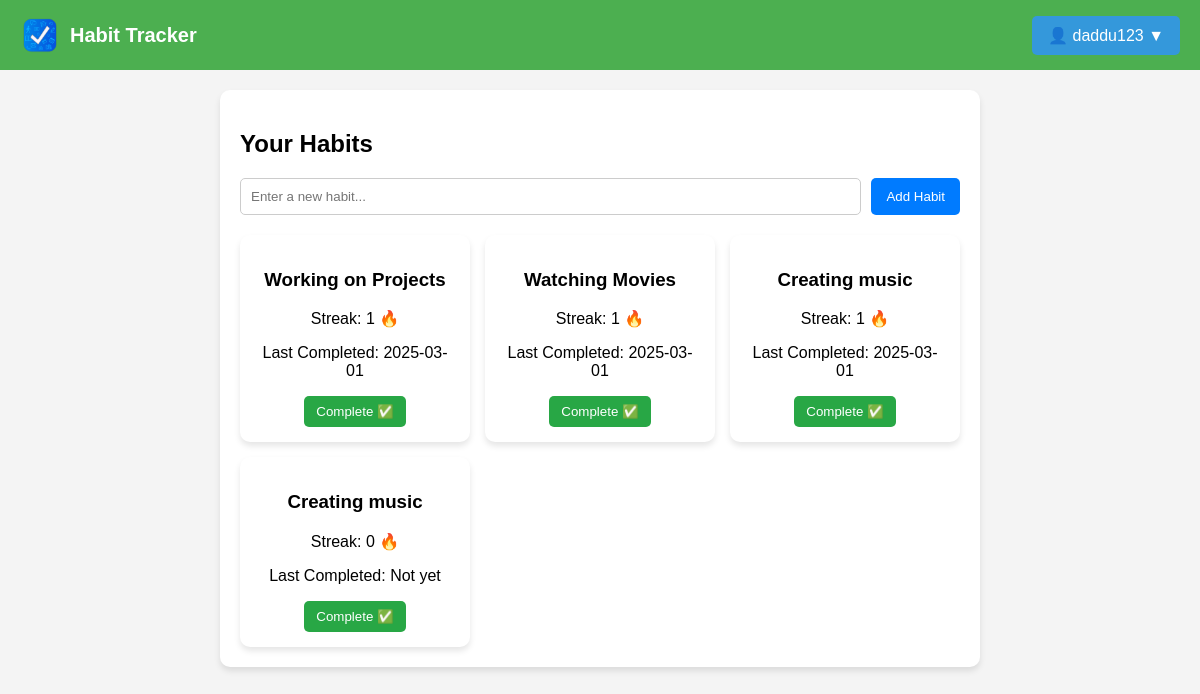
The page /dashboard (signed in) on the database its author committed.
### models.py (models this page shows, shortened)
class Activity(db.Model):
    id = db.Column(db.Integer, primary_key=True)
    name = db.Column(db.String(120), nullable=False)
    user_id = db.Column(db.Integer, db.ForeignKey('user.id'), nullable=False)
    streak = db.Column(db.Integer, default=0)
    last_completed = db.Column(db.DateTime, default=datetime.now(timezone.utc))

### routes.py (the view, shortened to what this page needs)
@main_bp.route('/dashboard', methods=['GET', 'POST'])
def dashboard():
    if 'user_id' not in session:
        flash("You need to log in first.", "danger")
        return redirect(url_for('main.login'))
    user_id = session['user_id']
    activities = Activity.query.filter_by(user_id=user_id).all()
    return render_template('dashboard.html', username=session['username'], activities=activities)

### templates/dashboard.html (shortened to what this page needs)
<!DOCTYPE html>
<html lang="en">
<head>
    <link rel="stylesheet" href="{{ url_for('static', filename='styles.css') }}">
</head>
<body>
    <nav class="navbar">
        <div class="logo">
            <img src="{{ url_for('static', filename='logo.png') }}" alt="Habit Tracker Logo">
            <span class="app-name">Habit Tracker</span>
        </div>
        <div class="nav-buttons">
            {% if session['user_id'] %}
                <div class="dropdown">
                    <button class="dropbtn">👤 {{ session['username'] }} ▼</button>
                </div>
            {% else %}
                <a href="{{ url_for('main.register') }}" class="btn">Register</a>
                <a href="{{ url_for('main.login') }}" class="btn btn-outline">Login</a>
            {% endif %}
        </div>
    </nav>
    <div class="container">
        <h2>Your Habits</h2>
        <form method="POST" class="habit-form">
            <input type="text" name="habit_name" placeholder="Enter a new habit..." required>
            <button type="submit">Add Habit</button>
        </form>
        <div class="habit-list">
            {% for habit in activities %}
                <div class="habit-card">
                    <h3>{{ habit.name }}</h3>
                    <p>Streak: {{ habit.streak }} 🔥</p>
                    <p>Last Completed: {{ habit.last_completed.strftime('%Y-%m-%d') if habit.last_completed else "Not yet" }}</p>
                    <form action="{{ url_for('main.complete_habit', habit_id=habit.id) }}" method="POST">
                        <button type="submit" class="complete-btn">Complete ✅</button>
                    </form>
                </div>
            {% endfor %}
        </div>
    </div>
</body>
</html>

### static/styles.css (style rules this page uses)
body { margin: 0; padding: 0; font-family: Arial, sans-serif; background-color: #f4f4f4; }
.navbar { display: flex; justify-content: space-between; align-items: center; background-color: #4CAF50; padding: 15px 20px; color: white; }
.logo { display: flex; align-items: center; }
.logo img { width: 40px; height: 40px; margin-right: 10px; }
.app-name { font-size: 20px; font-weight: bold; }
.dropbtn { background-color: #3498db; color: white; padding: 10px 16px; font-size: 16px; border: none; cursor: pointer; border-radius: 5px; }
.dropdown { position: relative; display: inline-block; }
.container { width: 60%; margin: 20px auto; padding: 20px; background: white; box-shadow: 0px 4px 6px rgba(0, 0, 0, 0.1); border-radius: 10px; }
.habit-form { display: flex; gap: 10px; margin-bottom: 20px; }
.habit-form input { flex: 1; padding: 10px; border: 1px solid #ccc; border-radius: 5px; }
.habit-form button { background: #007BFF; color: white; border: none; padding: 10px 15px; border-radius: 5px; cursor: pointer; }
.habit-list { display: flex; flex-wrap: wrap; gap: 15px; }
.habit-card { background: white; padding: 15px; border-radius: 10px; box-shadow: 0px 4px 6px rgba(0, 0, 0, 0.1); text-align: center; width: 200px; }
.complete-btn { background: #28a745; color: white; border: none; padding: 8px 12px; border-radius: 5px; cursor: pointer; }

### rows shown on the page
Activity: name "Working on Projects", streak "1", last_completed "2025-03-01"
Activity: name "Watching Movies", streak "1", last_completed "2025-03-01"
Activity: name "Creating music", streak "1", last_completed "2025-03-01"
Activity: name "Creating music", streak "0", last_completed "Not yet"

### other values the page prints
{{ session['username'] }} "daddu123"
